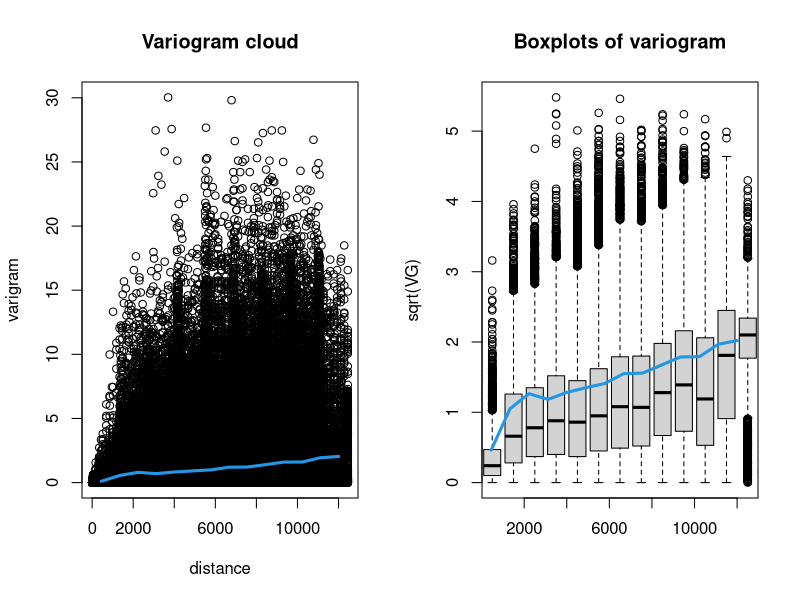
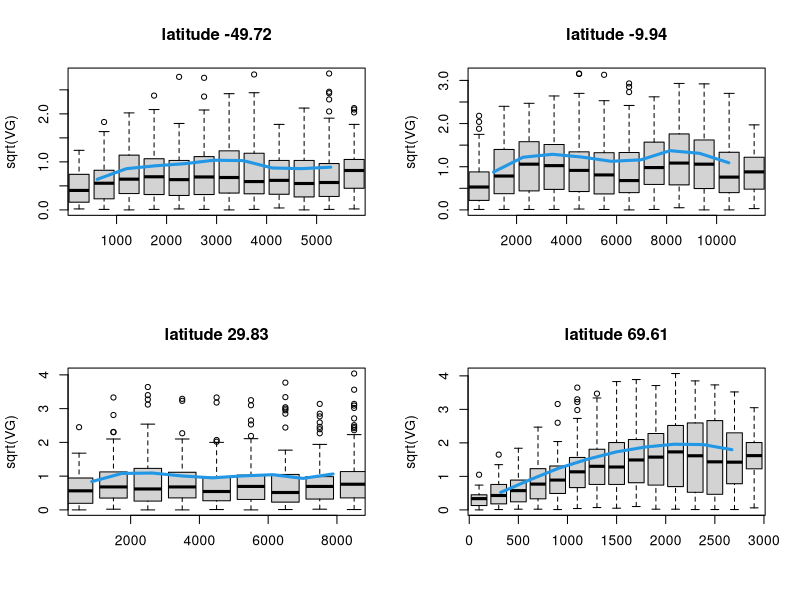

Generate these figures, in order, with R:
library(fields)
data=read.table('data1.txt',header=T)
nlon=length(unique(data[,1]))
nlat=length(unique(data[,2]))
loc=data[,1:2]
y=data[,3]
varigram=vgram(loc, y, lon.lat=TRUE,N=15)

par(mfrow=c(1,2))
##here obtained is semivarigram,then times 2 to get varigram##
##Plot the varigram cloud 
plot(varigram$d,2*varigram$vgram,xlab="distance",ylab="varigram",main="Variogram cloud")
lines(varigram$centers, varigram$stats["mean",], col=4,lwd=3)


bplot.xy(varigram$d, sqrt(2*varigram$vgram),ylab="sqrt(VG)", N=15, outlier=TRUE, main="Boxplots of variogram")
lines(varigram$centers, sqrt(2*varigram$stats["mean",]), col=4,lwd=3)

graphics.off()


###directional variogram, fix the latitude.
data1=data[101:150,]
data2=data[201:250,]
data3=data[301:350,]
data4=data[401:450,]

vgram_lat1=vgram(data1[,1:2], data1[,3], lon.lat=TRUE, N=10)
vgram_lat2=vgram(data2[,1:2], data2[,3], lon.lat=TRUE, N=10)
vgram_lat3=vgram(data3[,1:2], data3[,3], lon.lat=TRUE, N=10)
vgram_lat4=vgram(data4[,1:2], data4[,3], lon.lat=TRUE, N=10)

# pdf('lat.pdf',width=14,height=14)
par(mfrow=c(2,2))
bplot.xy(vgram_lat1$d, sqrt(2*vgram_lat1$vgram),ylab="sqrt(VG)", N=10, outlier=TRUE, main="latitude -49.72")
lines(vgram_lat1$centers, sqrt(2*vgram_lat1$stats["mean",]), col=4, lwd=3)

bplot.xy(vgram_lat2$d, sqrt(2*vgram_lat2$vgram),ylab="sqrt(VG)", N=10, outlier=TRUE, main="latitude -9.94")
lines(vgram_lat2$centers, sqrt(2*vgram_lat2$stats["mean",]), col=4, lwd=3)

bplot.xy(vgram_lat3$d, sqrt(2*vgram_lat3$vgram),ylab="sqrt(VG)", N=10, outlier=TRUE, main="latitude 29.83")
lines(vgram_lat3$centers, sqrt(2*vgram_lat3$stats["mean",]), col=4, lwd=3)

bplot.xy(vgram_lat4$d, sqrt(2*vgram_lat4$vgram),ylab="sqrt(VG)", N=10, outlier=TRUE, main="latitude 69.61")
lines(vgram_lat4$centers, sqrt(2*vgram_lat4$stats["mean",]), col=4, lwd=3)

graphics.off()

# 
# ###use variog4 to plot variogram in 4 directions
# library(geoR)
# data2=as.list(data)
# var4=variog4(coords =loc,data =y)
# 
# plot(var4,lwd=3)
# graphics.off()
